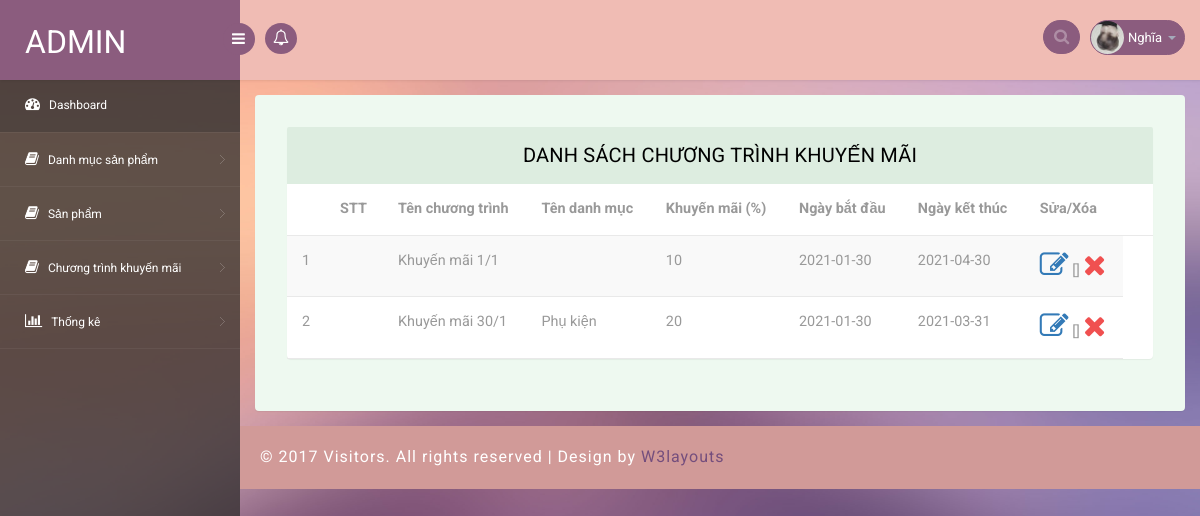
Screenshot of /admin/list-sale.php (signed in) with the database file from the repository.
### tables this page shows
CREATE TABLE `tbl_sale` (
  `saleId` int(11) NOT NULL,
  `saleName` varchar(255) NOT NULL,
  `cateId` int(11) NOT NULL,
  `sale` float NOT NULL,
  `dateStart` date NOT NULL,
  `dateEnd` date NOT NULL
);

CREATE TABLE `tbl_category` (
  `cateId` int(11) NOT NULL,
  `cateName` varchar(255) NOT NULL,
  `cateDesc` varchar(255) NOT NULL,
  `cateSeo` varchar(255) NOT NULL
);

### lib/database.php (called while the page is built, shortened)
<?php
Class Database{
   public $host   = DB_HOST;
   public $user   = DB_USER;
   public $pass   = DB_PASS;
   public $dbname = DB_NAME;
   public $link;
private function connectDB(){
   $this->link = new mysqli($this->host, $this->user, $this->pass,
    $this->dbname);
 }
public function select($query){
  $result = $this->link->query($query) or
   die($this->link->error.__LINE__);
  if($result->num_rows > 0){
    return $result;
  } else {
    return false;
  }
 }
}

### classes/sale.php (called while the page is built, shortened)
<?php
$filepath = realpath(dirname(__FILE__));
	include_once ($filepath.'/../lib/database.php');
?>
<?php
class sale
{
	private $db;
	function __construct()
	{
		$this->db =new Database();
	}
	public function show_sale(){
			$query="SELECT * FROM tbl_sale order by cateId desc";
			$result=$this->db->select($query);
			return $result;
		}
	}
?>

### classes/category.php (called while the page is built, shortened)
<?php
$filepath = realpath(dirname(__FILE__));
	include_once ($filepath.'/../lib/database.php');
?>
<?php
class category
{
	private $db;
	function __construct()
	{
		$this->db =new Database();
	}
		public function getcateById($id){
			$query="SELECT * FROM tbl_category WHERE cateId='$id'";
			$result=$this->db->select($query);
			return $result;
		}
	}
?>

### admin/list-sale.php (the view, shortened to what this page needs)
<?php
        include "include/header.php";?>
<?php
        include "include/menu.php";?>
  <?php
    $class = new sale();
     $cate = new category();
?>
<section id="main-content">
	<section class="wrapper">
		<div class="table-agile-info">
  <div class="panel panel-default">
    <div class="panel-heading">
      Danh sách chương trình khuyến mãi
    </div>
    <div class="table-responsive">
      <table class="table table-striped b-t b-light">
        <thead>
          <tr>
            <th style="width:20px;">
            </th>
            <th >STT</th>
            <th>Tên chương trình</th>
            <th>Tên danh mục</th>
            <th>Khuyến mãi (%)</th>
            <th>Ngày bắt đầu</th>
            <th>Ngày kết thúc</th>
            <th>Sửa/Xóa</th>
            <th style="width:30px;"></th>
          </tr>
        </thead>
        <tbody>
          <?php
              $show_sale=$class->show_sale();
              if($show_sale){
                $i = 0;
                while ( $result = $show_sale->fetch_assoc() ) {
                  $i++;
          ?>
          <tr>
            <td><span class="text-center"><?php echo $i; ?></span></td>
            <td><label class="i-checks m-b-none"><i></i></label></td>
            <td><?php echo $result['saleName'] ; ?></td>
            <td><span class="text-ellipsis"><?php
                  $catesreach=$cate->getcateById($result['cateId']);
                  if($catesreach){
                    $result1=$catesreach->fetch_assoc();
                      ?>
             </span><?php echo $result1['cateName'];?></td>
                <?php
                     }
                      ?>
                      <td><?php echo $result['sale'] ; ?></td>
                      <td><?php echo $result['dateStart'] ; ?></td>
                      <td><?php echo $result['dateEnd'] ; ?></td>
            <td>
              <a href="edit-sale.php?saleId=<?php echo  $result['saleId'] ; ?>" class="active" ui-toggle-class=""><i class="fa fa-pencil-square-o fa-2x" aria-hidden="true"></i> </a>[]
              <a href="?saleId=<?php echo  $result['saleId'] ; ?>"onclick="return confirm('Bạn có chắc là muốn xóa không?')" class="active" ui-toggle-class=""><i class="fa fa-times text-danger text fa-2x"></i> </a>
            </td>
          </tr>
         <?php
            }
              }
         ?>
        </tbody>
      </table>
    </div>
  </div>
</div>
</section>
</section>
<?php
        include "include/footer.php";?>

### admin/css/style.css (style rules this page uses)
html, body { font-family: 'Roboto', sans-serif; font-size: 100%; overflow-x: hidden; background: url(../images/bg.jpg) no-repeat 0px 0px; background-size:cover; }
body a { transition: 0.5s all ease; -webkit-transition: 0.5s all ease; -moz-transition: 0.5s all ease; -o-transition: 0.5s all ease; -ms-transition: 0.5s all ease; text-decoration:none; }
#main-content { margin-left:240px; -webkit-transition:all .3s ease-in-out; -moz-transition:all .3s ease-in-out; -o-transition:all .3s ease-in-out; transition:all .3s ease-in-out; }
.wrapper { display:inline-block; margin-top:80px; padding:15px; width:100%; }
.panel-heading { position: relative; height: 57px; line-height: 57px; letter-spacing: 0.2px; color: #000; font-size: 18px; font-weight: 400; padding: 0 16px; background:#ddede0; border-top-right-radius: 2px; border-top-left-radius: 2px; text-transform: uppercase; text-align: center; }
.panel { border: none ! important; }
.table>thead>tr>th { border-bottom: 1px solid #e1ab91 ! important; }
.table>tbody>tr>td, .table>tbody>tr>th, .table>tfoot>tr>td, .table>tfoot>tr>th, .table>thead>tr>td, .table>thead>tr>th { border-bottom: 1px solid #e9e9e9 ! important; }
.table > thead > tr > th, .table > tbody > tr > th, .table > tfoot > tr > th, .table > thead > tr > td, .table > tbody > tr > td, .table > tfoot > tr > td { border-top: none !important; }
.table td, .table>tbody>tr>td, .table>tbody>tr>th, .table>tfoot>tr>td, .table>tfoot>tr>th, .table>thead>tr>td, .table>thead>tr>th { padding: 15px!important; }
.table > thead > tr > th, .table > tbody > tr > th, .table > tfoot > tr > th, .table > thead > tr > td, .table > tbody > tr > td, .table > tfoot > tr > td { font-size: 0.9em; color: #999; border-top: none !important; }
.table-agile-info { background: #eef9f0; padding: 2em; border-radius: 4px; -webkit-box-shadow: 0 1px 1px rgba(0,0,0,.05); box-shadow: 0 1px 1px rgba(0,0,0,.05); }
.panel-default>.panel-heading { color: #000000 ! important; background-color: #ddede0 ! important; border-color: #ddede0 ! important; font-size: 20px; }
.text-danger { color: #f05050; }

### rows the page displays
tbl_sale: saleName "Khuyến mãi 1/1", sale "10", dateStart "2021-01-30", dateEnd "2021-04-30"
tbl_sale: saleName "Khuyến mãi 30/1", cateId.cateName "Phụ kiện", sale "20", dateStart "2021-01-30", dateEnd "2021-03-31"

### other values shown
Session::get('adminName') "Nghĩa"
